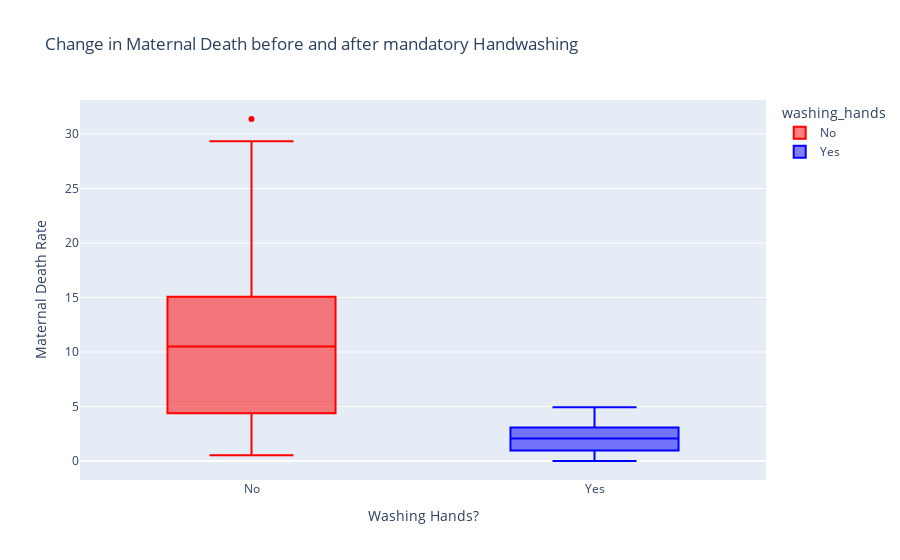

Notebook code for this chart:
### Markdown cell above
## Using Visualizations to depict the significant difference

### Code cell
color_map = {'Yes': 'blue', 'No': 'red'}
boxplot = px.box(data_frame=df_monthly,
          x="washing_hands",
          y="pct_deaths",
          color="washing_hands",
          title="Change in Maternal Death before and after mandatory Handwashing",
          color_discrete_map=color_map)

boxplot.update_layout(xaxis_title="Washing Hands?",
                      yaxis_title="Maternal Death Rate")
boxplot.show()

### Figure 1 — Plotly figure (JSON) as saved in the notebook; plotly's stock layout.template omitted (floating-point values rounded to 4 significant figures)
{"data": [{"alignmentgroup": "True", "hovertemplate": "washing_hands=%{x}<br>pct_deaths=%{y}<extra></extra>", "legendgroup": "No", "marker": {"color": "red"}, "name": "No", "notched": false, "offsetgroup": "No", "orientation": "v", "showlegend": true, "type": "box", "x": ["No", "No", "No", "No", "No", "No", "No", "No", "No", "No", "No", "No", "No", "No", "No", "No", "No", "No", "No", "No", "No", "No", "No", "No", "No", "No", "No", "No", "No", "No", "No", "No", "No", "No", "No", "No", "No", "No", "No", "No", "No", "No", "No", "No", "No", "No", "No", "No", "No", "No", "No", "No", "No", "No", "No", "No", "No", "No", "No", "No", "No", "No", "No", "No", "No", "No", "No", "No", "No", "No", "No", "No", "No", "No", "No", "No"], "x0": " ", "xaxis": "x", "y": [14.57, 7.531, 4.332, 1.569, 0.7843, 5, 8.421, 1.351, 1.878, 11.02, 22.55, 20.85, 12.22, 10.23, 10.74, 3.226, 6.593, 20.78, 25.46, 18.39, 29.34, 22.97, 31.38, 19.12, 15.97, 12.41, 11.93, 6.098, 4.082, 0.5236, 1.554, 2.262, 17.6, 7.143, 8.051, 15.16, 11.28, 17.03, 17.31, 5.833, 2.679, 4.369, 6.32, 1.224, 3.226, 11.02, 10.55, 7.591, 4.745, 4.452, 4.231, 4.392, 7.143, 6.122, 3.586, 10.55, 14.84, 10.94, 10.49, 13.39, 18.09, 15.43, 18.97, 13.44, 10.15, 13.1, 18.06, 14.39, 14.96, 10.77, 5.369, 3.215, 1.923, 3.607, 18.27, 12.24], "y0": " ", "yaxis": "y"}, {"alignmentgroup": "True", "hovertemplate": "washing_hands=%{x}<br>pct_deaths=%{y}<extra></extra>", "legendgroup": "Yes", "marker": {"color": "blue"}, "name": "Yes", "notched": false, "offsetgroup": "Yes", "orientation": "v", "showlegend": true, "type": "box", "x": ["Yes", "Yes", "Yes", "Yes", "Yes", "Yes", "Yes", "Yes", "Yes", "Yes", "Yes", "Yes", "Yes", "Yes", "Yes", "Yes", "Yes", "Yes", "Yes", "Yes", "Yes", "Yes"], "x0": " ", "xaxis": "x", "y": [2.239, 1.2, 1.894, 4.58, 3.957, 4.472, 2.93, 3.534, 0.6873, 0, 0.6557, 0.9585, 1.136, 0.3717, 0, 0.9615, 2.341, 2.903, 1.34, 2.233, 3.085, 4.926], "y0": " ", "yaxis": "y"}], "layout": {"boxmode": "overlay", "legend": {"title": {"text": "washing_hands"}, "tracegroupgap": 0}, "title": {"text": "Change in Maternal Death before and after mandatory Handwashing"}, "xaxis": {"anchor": "y", "categoryarray": ["No", "Yes"], "categoryorder": "array", "domain": [0, 1], "title": {"text": "Washing Hands?"}}, "yaxis": {"anchor": "x", "domain": [0, 1], "title": {"text": "Maternal Death Rate"}}}}
